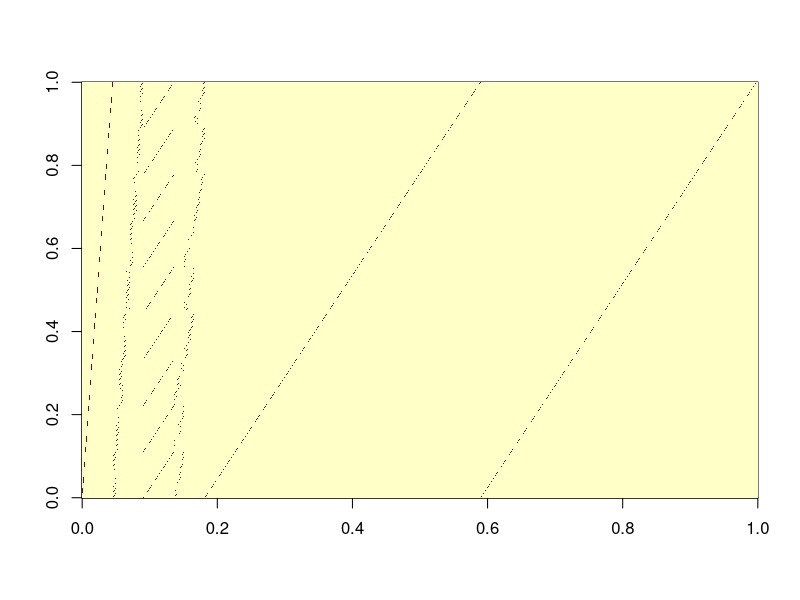

Reproduce this figure in R.

idx = function(i,j,d){
  9*9*i + 9*j + d
}

A=c()
# cell constraints
for (i in 0:8){
  for (j in 0:8){
    row = rep(0,9^3)
    for (d in 1:9){
      row[idx(i,j,d)]=1
    }
    A = rbind(A,row)
  }
}

# row constraints
for (i in 0:8){
  for (d in 1:9){
    row = rep(0,9^3)
    for (j in 0:8){
      row[idx(i,j,d)]=1
    }
    A = rbind(A,row)
  }
}
# column constraints

for (j in 0:8){
  for (d in 1:9){
    row = rep(0,9^3)
    for (i in 0:8){
      row[idx(i,j,d)]=1
    }
    A = rbind(A,row)
  }
}

# block constraints
for (bi in 0:2){
    for (bj in 0:2){
        for (d in 1:9){
            row = rep(0,9^3)
            for (i in 0:2){
                for (j in 0:2){
                    row[idx(3*bi+i,3*bj+j,d)]=1
                }
            }
            A=rbind(A,row)
        }
    }
}

A = rbind(A, diag(rep(1,9^3)))
A = rbind(A, diag(rep(1,9^3)))

setCoef = function(i,j,d){
    row = rep(0,9^3)
    row[idx(0,2,5)]=1
    A <<- rbind(A, row)
}

setCoef(0,2,5)
setCoef(0,3,9)
setCoef(0,4,6)
setCoef(1,8,9)


image(A)

library(lpSolve)
c = rep(1,9^3)
dir = c(rep("=",9^2*4), rep(">=",9^3), rep("<=",9^3), rep("==",4))
b = c(rep(1,9^2*4), rep(0,9^3), rep(1,9^3), rep(1,4))
sol = lp("min", c, A, dir,b,int.vec=1:9^3)

digits=rep(1:9,9^2)
matrix(digits[round(sol$solution)==1],nrow=9)
